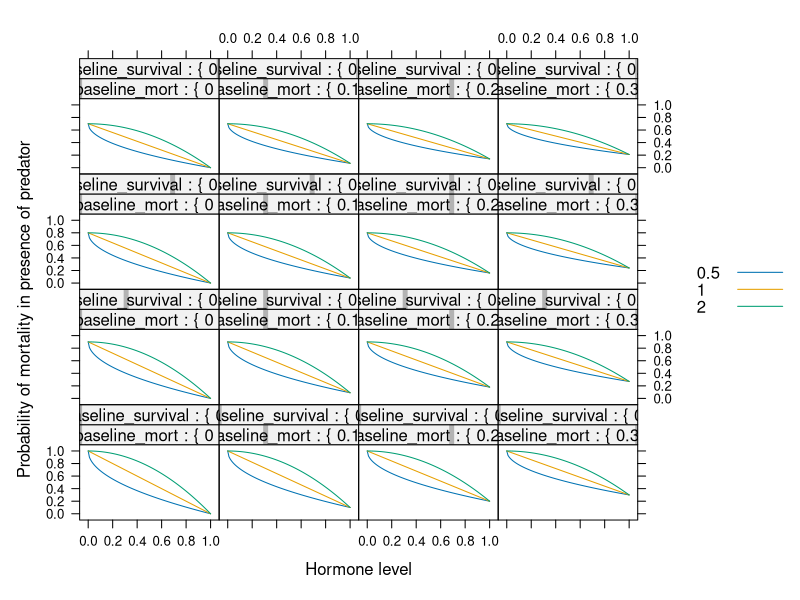
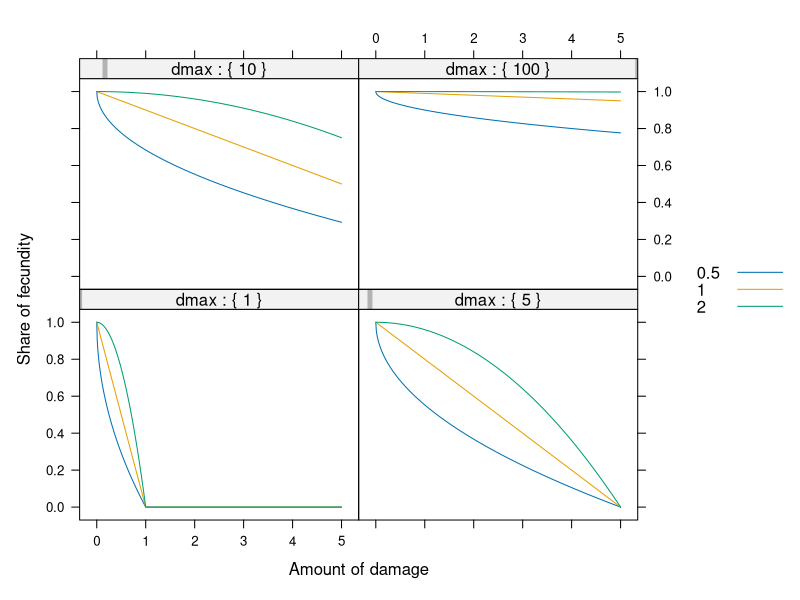

Reproduce these figures in R, in order.
#!/usr/bin/env Rscript 


library("lattice")

z <- seq(0,1,0.01)

baseline_mort <- c(0,0.1,0.2,0.3)

zmax <- c(1)

baseline_survival <- c(0,0.1,0.2,0.3)

zpower <- c(0.5,1,2)

hormone.grid <- as.data.frame(
        expand.grid(
                z=z
                ,baseline_mort=baseline_mort
                ,baseline_survival=baseline_survival
                ,zmax=zmax
                ,zpower=zpower))

mortality <- function(row)
{
    zpower <- row["zpower"]
    baseline_mort <- row["baseline_mort"]
    baseline_survival <- row["baseline_survival"]
    z <- row["z"]
    zmax <- row["zmax"]

    val <- baseline_mort + (1.0 - baseline_mort) * (1.0 - (z / zmax)^zpower)

    if (val <= 0.0)
    {
        val <- 0.0
    }

    survival <- baseline_survival + (1.0 - baseline_survival) * (1.0 - val)

    return(1.0 - survival)
}

hormone.grid[,"mortality"] <- apply(X=hormone.grid,FUN=mortality,MARGIN=1)

pdf("overview_survival.pdf",width=10,height=10)
print(
        xyplot(mortality ~ z | baseline_mort * baseline_survival
                ,type="l"
                ,groups=zpower
                ,auto.key=T
                ,data=hormone.grid
                ,ylim=c(-0.1,1.1)
                ,xlab="Hormone level"
                ,ylab="Probability of mortality in presence of predator"
                ,strip=function(strip.levels,...) { strip.default(strip.levels=T,...) }
                )
        )
dev.off()

################# damage affecting fecundity #################

damage <- seq(0,5,0.01)

dmax <- c(1,5,10,100)

ad <- c(0.5,1,2.0)

damage.grid <- as.data.frame(
        expand.grid(
                damage=damage
                ,dmax=dmax
                ,ad=ad))


fecundity <- function(row)
{
    ad <- row["ad"]
    damage <- row["damage"]
    dmax <- row["dmax"]

    val <- 1.0 - (damage/dmax)^ad

    if (val < 0.0)
    {
        val <- 0.0
    }

    return(val)
}

damage.grid[,"fecundity"] <- apply(
        X=damage.grid
        ,FUN=fecundity
        ,MARGIN=1)


pdf("overview_damage.pdf")
print(
        xyplot(fecundity ~ damage | dmax
                ,type="l"
                ,groups=ad
                ,auto.key=T
                ,data=damage.grid
                ,xlab="Amount of damage"
                ,ylab="Share of fecundity"
                ,strip=function(strip.levels,...) { strip.default(strip.levels=T,...) }
                )
)
dev.off()




